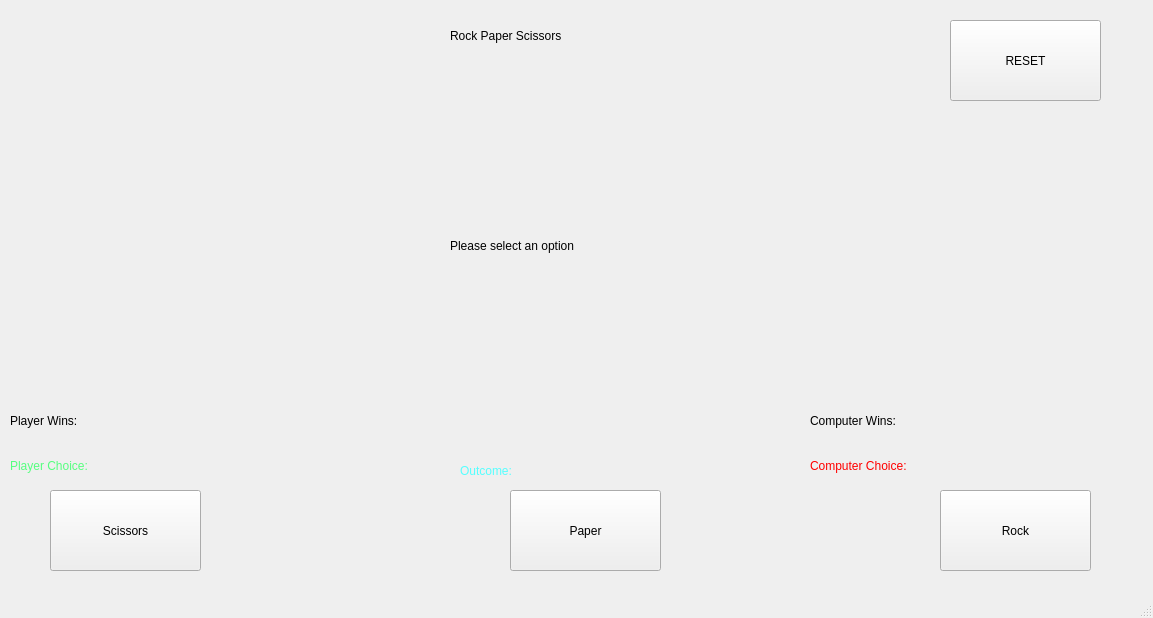
<?xml version="1.0" encoding="UTF-8"?>
<ui version="4.0">
 <class>MainWindow</class>
 <widget class="QMainWindow" name="MainWindow">
  <property name="geometry">
   <rect>
    <x>0</x>
    <y>0</y>
    <width>1153</width>
    <height>618</height>
   </rect>
  </property>
  <property name="windowTitle">
   <string>Rock Paper Scissors </string>
  </property>
  <widget class="QWidget" name="centralwidget">
   <widget class="QPushButton" name="rock_button">
    <property name="geometry">
     <rect>
      <x>940</x>
      <y>490</y>
      <width>151</width>
      <height>81</height>
     </rect>
    </property>
    <property name="styleSheet">
     <string notr="true">font: 16pt &quot;MS Shell Dlg 2&quot;;</string>
    </property>
    <property name="text">
     <string>Rock</string>
    </property>
   </widget>
   <widget class="QPushButton" name="paper_button">
    <property name="geometry">
     <rect>
      <x>510</x>
      <y>490</y>
      <width>151</width>
      <height>81</height>
     </rect>
    </property>
    <property name="styleSheet">
     <string notr="true">font: 12pt &quot;MS Shell Dlg 2&quot;;
font: 26pt &quot;MS Shell Dlg 2&quot;;
font: 16pt &quot;MS Shell Dlg 2&quot;;</string>
    </property>
    <property name="text">
     <string>Paper</string>
    </property>
   </widget>
   <widget class="QPushButton" name="scissors_button">
    <property name="geometry">
     <rect>
      <x>50</x>
      <y>490</y>
      <width>151</width>
      <height>81</height>
     </rect>
    </property>
    <property name="styleSheet">
     <string notr="true">font: 16pt &quot;MS Shell Dlg 2&quot;;</string>
    </property>
    <property name="text">
     <string>Scissors</string>
    </property>
   </widget>
   <widget class="QLabel" name="title">
    <property name="geometry">
     <rect>
      <x>450</x>
      <y>20</y>
      <width>418</width>
      <height>31</height>
     </rect>
    </property>
    <property name="minimumSize">
     <size>
      <width>418</width>
      <height>31</height>
     </size>
    </property>
    <property name="maximumSize">
     <size>
      <width>418</width>
      <height>31</height>
     </size>
    </property>
    <property name="styleSheet">
     <string notr="true">font: 36pt &quot;MS Shell Dlg 2&quot;;
font: 24pt &quot;MS Shell Dlg 2&quot;;</string>
    </property>
    <property name="text">
     <string>Rock Paper Scissors</string>
    </property>
   </widget>
   <widget class="QLabel" name="basic_text">
    <property name="geometry">
     <rect>
      <x>450</x>
      <y>220</y>
      <width>271</width>
      <height>51</height>
     </rect>
    </property>
    <property name="styleSheet">
     <string notr="true">font: 20pt &quot;MS Shell Dlg 2&quot;;</string>
    </property>
    <property name="text">
     <string>Please select an option</string>
    </property>
   </widget>
   <widget class="QLabel" name="player_wins">
    <property name="geometry">
     <rect>
      <x>10</x>
      <y>400</y>
      <width>201</width>
      <height>41</height>
     </rect>
    </property>
    <property name="styleSheet">
     <string notr="true">font: 20pt &quot;MS Shell Dlg 2&quot;;</string>
    </property>
    <property name="text">
     <string>Player Wins:</string>
    </property>
   </widget>
   <widget class="QLabel" name="computer_wins">
    <property name="geometry">
     <rect>
      <x>810</x>
      <y>400</y>
      <width>231</width>
      <height>41</height>
     </rect>
    </property>
    <property name="styleSheet">
     <string notr="true">font: 20pt &quot;MS Shell Dlg 2&quot;;</string>
    </property>
    <property name="text">
     <string>Computer Wins:</string>
    </property>
   </widget>
   <widget class="QLabel" name="player_choice">
    <property name="geometry">
     <rect>
      <x>10</x>
      <y>440</y>
      <width>271</width>
      <height>51</height>
     </rect>
    </property>
    <property name="styleSheet">
     <string notr="true">font: 20pt &quot;MS Shell Dlg 2&quot;;
color: rgb(85, 255, 127);</string>
    </property>
    <property name="text">
     <string>Player Choice: </string>
    </property>
   </widget>
   <widget class="QLabel" name="computer_choice">
    <property name="geometry">
     <rect>
      <x>810</x>
      <y>440</y>
      <width>331</width>
      <height>51</height>
     </rect>
    </property>
    <property name="styleSheet">
     <string notr="true">font: 20pt &quot;MS Shell Dlg 2&quot;;
color: rgb(255, 0, 0);</string>
    </property>
    <property name="text">
     <string>Computer Choice:</string>
    </property>
   </widget>
   <widget class="QLabel" name="outcome">
    <property name="geometry">
     <rect>
      <x>460</x>
      <y>450</y>
      <width>341</width>
      <height>41</height>
     </rect>
    </property>
    <property name="styleSheet">
     <string notr="true">font: 20pt &quot;MS Shell Dlg 2&quot;;
color: rgb(85, 255, 255);</string>
    </property>
    <property name="text">
     <string>Outcome:</string>
    </property>
   </widget>
   <widget class="QPushButton" name="reset_button">
    <property name="geometry">
     <rect>
      <x>950</x>
      <y>20</y>
      <width>151</width>
      <height>81</height>
     </rect>
    </property>
    <property name="styleSheet">
     <string notr="true">font: 16pt &quot;MS Shell Dlg 2&quot;;</string>
    </property>
    <property name="text">
     <string>RESET</string>
    </property>
   </widget>
   <widget class="QLabel" name="player_picture">
    <property name="geometry">
     <rect>
      <x>50</x>
      <y>160</y>
      <width>261</width>
      <height>181</height>
     </rect>
    </property>
    <property name="text">
     <string/>
    </property>
    <property name="pixmap">
     <pixmap>RPS.png</pixmap>
    </property>
    <property name="scaledContents">
     <bool>true</bool>
    </property>
   </widget>
   <widget class="QLabel" name="computer_picture">
    <property name="geometry">
     <rect>
      <x>830</x>
      <y>160</y>
      <width>261</width>
      <height>181</height>
     </rect>
    </property>
    <property name="text">
     <string/>
    </property>
    <property name="pixmap">
     <pixmap>RPS.png</pixmap>
    </property>
    <property name="scaledContents">
     <bool>true</bool>
    </property>
   </widget>
  </widget>
  <widget class="QStatusBar" name="statusbar"/>
 </widget>
 <resources/>
 <connections/>
</ui>
